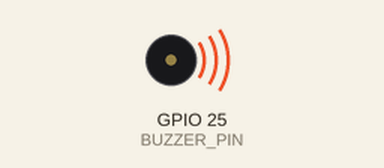
Simulated run of this sketch. Board: ESP32. On the bench: buzzer (waves = sounding, pin HIGH). What the sketch prints to the serial monitor is not drawn.

Above: at 1.5 s.
At 3.5 s:
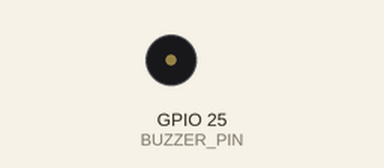
Timing chart, 0 to 5.7 s (numbered marks = the images above):
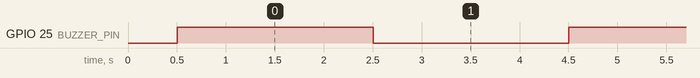

Measured:
- by itself, GPIO 25 (BUZZER_PIN): alternates HIGH for 2.0 s and LOW for 2.0 s

The sketch:

Test_Buzzer.ino
```cpp
/*
 * Test_Buzzer.ino - Chi test coi GPIO 25 (digitalWrite HIGH)
 * Serial Monitor: 9600
 */
#define BUZZER_PIN 25

static bool on = false;

void buzzerOn() {
  if (on) return;
#if defined(ESP32) && defined(SOC_DAC_SUPPORTED)
  dacDisable(BUZZER_PIN);
#endif
  pinMode(BUZZER_PIN, OUTPUT);
  digitalWrite(BUZZER_PIN, HIGH);
  on = true;
}

void buzzerOff() {
  if (!on) return;
  digitalWrite(BUZZER_PIN, LOW);
  on = false;
}

void setup() {
  Serial.begin(9600);
  delay(500);
  Serial.println("\n=== TEST COI GPIO 25 ===");
  Serial.println("Bat 2s / tat 2s — lap lai");
}

void loop() {
  Serial.println("[TEST] ON");
  buzzerOn();
  delay(2000);
  Serial.println("[TEST] OFF");
  buzzerOff();
  delay(2000);
}
```
